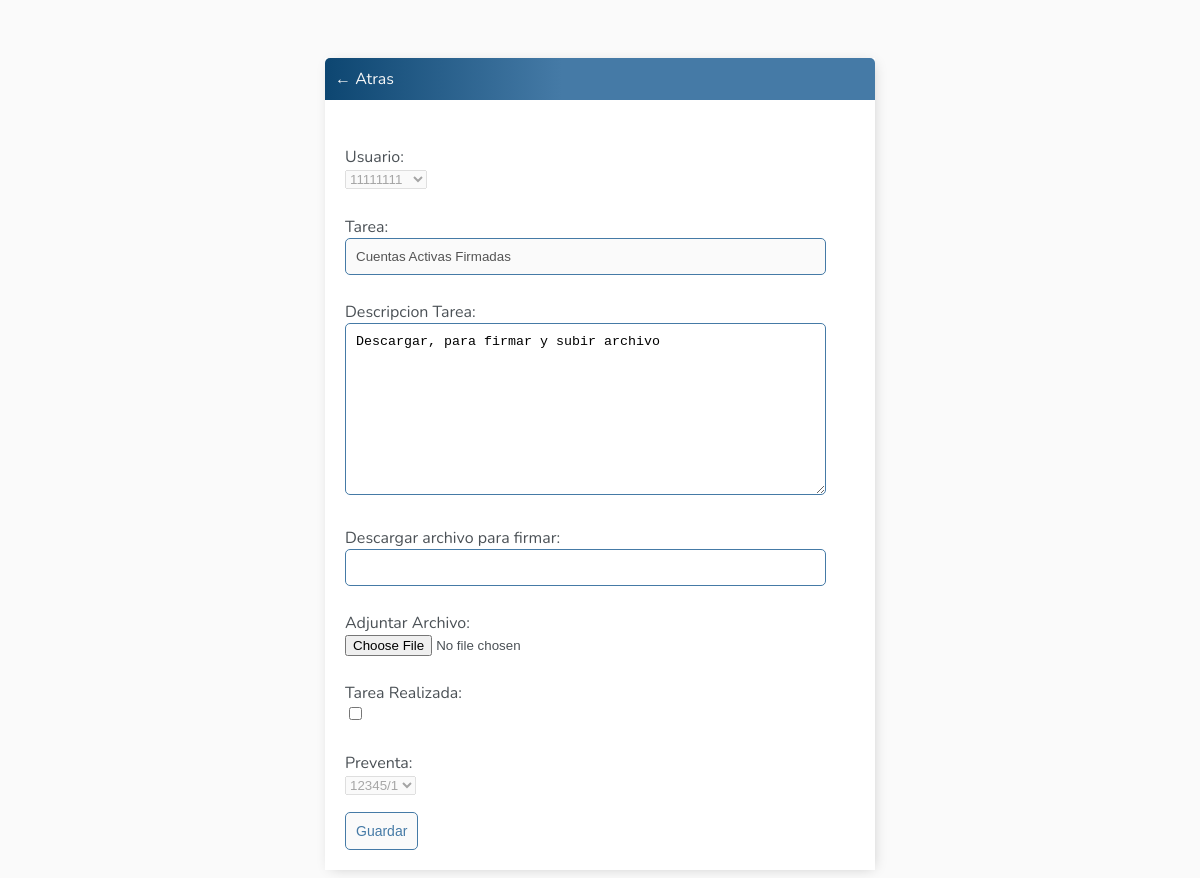
The page /actualizar-tarea/198/ (signed in) on the database its author committed.
### tareas/models.py (models this page shows, shortened)
class Tareas(models.Model):
    user = models.ForeignKey(User, on_delete=models.CASCADE,null=True,blank=True)
    titulo = models.CharField(max_length=200)
    descripcion = models.TextField(null=True,blank=True)
    descarga = models.CharField(max_length=30,null=True,blank=True)
    adjunto = models.FileField(blank=True,null=True,upload_to=save_path)
    completo = models.BooleanField(default=False)
    actualizado = models.DateField(auto_now=True) # fecha de actualizacion para
    creado = models.DateField(auto_now_add=True)
    pv = models.ForeignKey(Preventa, on_delete=models.CASCADE, null=True,blank=True)
    class Meta:
        ordering = ['completo']
        verbose_name = 'tarea'
        verbose_name_plural = 'tareas'

### tareas/views.py (the view)
# urls.py: path('actualizar-tarea/<int:pk>/',ActualizarTarea.as_view(),name='actualizar-tarea'),
class ActualizarTarea(LoginRequiredMixin, UpdateView):
    model = Tareas
    form_class = TareasForm
    success_url = reverse_lazy('tareas')

### tareas/models.py
class TareasForm(forms.ModelForm):
    user = forms.ModelChoiceField(required=False,queryset=User.objects.all(), disabled=True,label="Usuario")
    titulo = forms.CharField(required=False,disabled=True,label='Tarea')
    descripcion = forms.CharField(required=False, widget=forms.Textarea(attrs={'readonly': 'readonly'}),label="Descripcion Tarea")
    descarga = forms.CharField(required=False, disabled=False, label='Descargar archivo para firmar')
    adjunto = forms.FileField(required=False,label='Adjuntar Archivo')
    completo = forms.BooleanField(required=False,label='Tarea Realizada')
    pv = forms.ModelChoiceField(required=False,queryset=Preventa.objects.all(), disabled=True,label="Preventa")
    class Meta:
        model = Tareas
        fields = "__all__"

### tareas/models.py (called while the page is built)
    def __str__(self) -> str:
        return self.preventa

### tareas/templates/tareas/tareas_form.html (shortened to what this page needs)
{% extends 'tareas/base.html' %}
{% block content %}
<div class="header-bar">
    <a href="{% url 'tareas' %}">&#8592; Atras</a>
</div>
<div class="card-body">
    <form method="POST" action="" enctype="multipart/form-data">
        {{ form.as_p }}
        <input class="button" type="submit" value="Guardar">
    </form>
</div>
{% endblock content %}

### tareas/templates/tareas/base.html (style rules this page uses)
body { background-color: #FAFAFA; font-family: 'Nunito', sans-serif; padding-top: 50px; }
a, p { color: #4b5156; }
.header-bar { display: flex; justify-content: space-between; color: #fff; padding: 10px; border-radius: 5px 5px 0 0; background: linear-gradient(90deg, #0d4671 0%, #457aa6 43%, #457aa6 100%); }
.header-bar a { color: #f7f7f7; text-decoration: none; }
input[type="text"], input[type="password"], textarea { border: 1px solid #457aa6; border-radius: 5px; padding: 10px; width: 90%; }
label { padding-top: 10px !important; display: block; }
.button { border: 1px solid #457aa6; background-color: #FAFAFA; color: #457aa6; padding: 10px; font-size: 14px; border-radius: 5px; cursor: pointer; text-decoration: none; }
.card-body { padding: 20px; }

### rows shown on the page
Tareas: user "11111111", titulo "Cuentas Activas Firmadas", descripcion "Descargar, para firmar y subir archivo", pv "12345/1"
